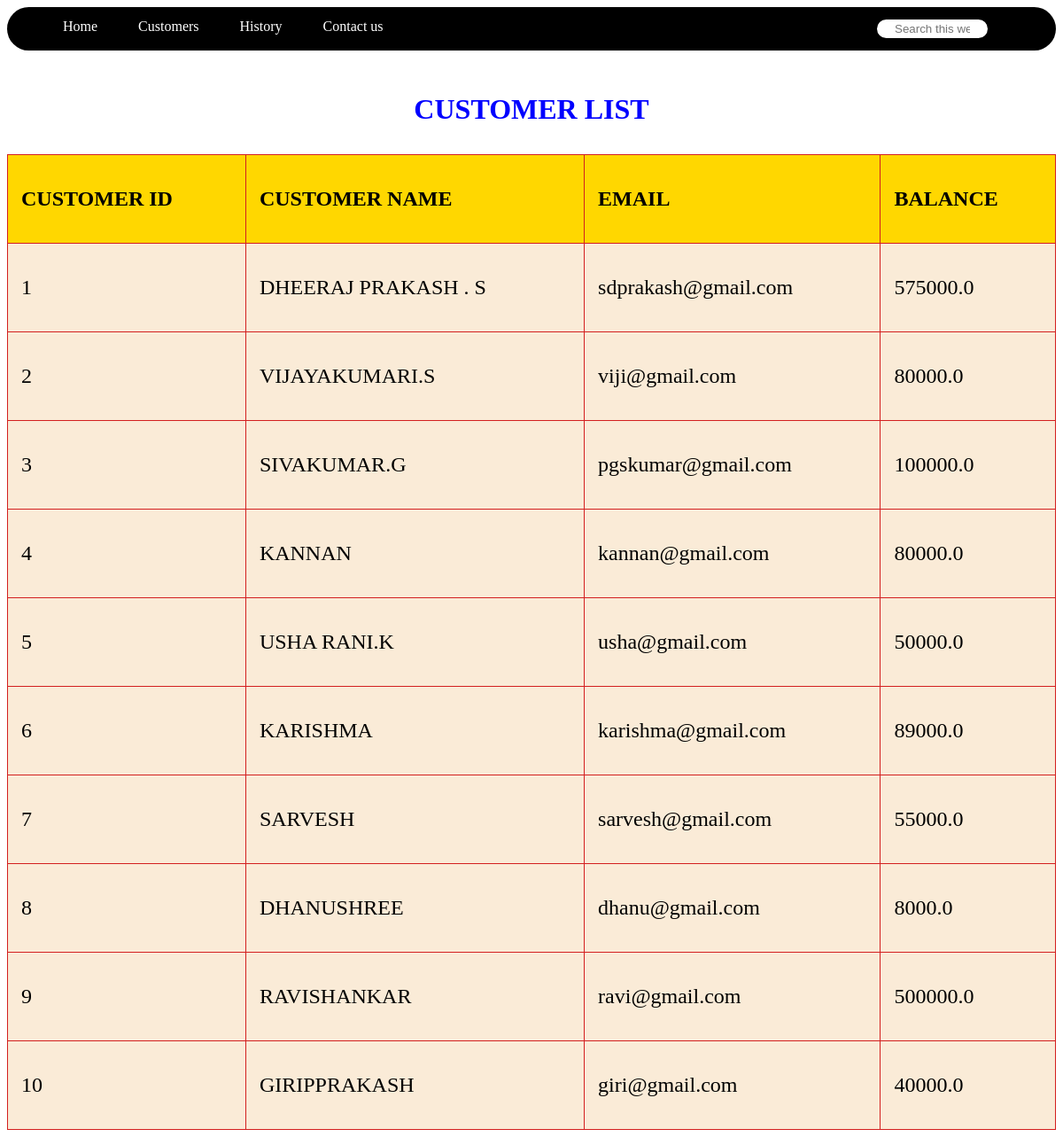
/customer/list/, run on an earlier commit of the app's database.
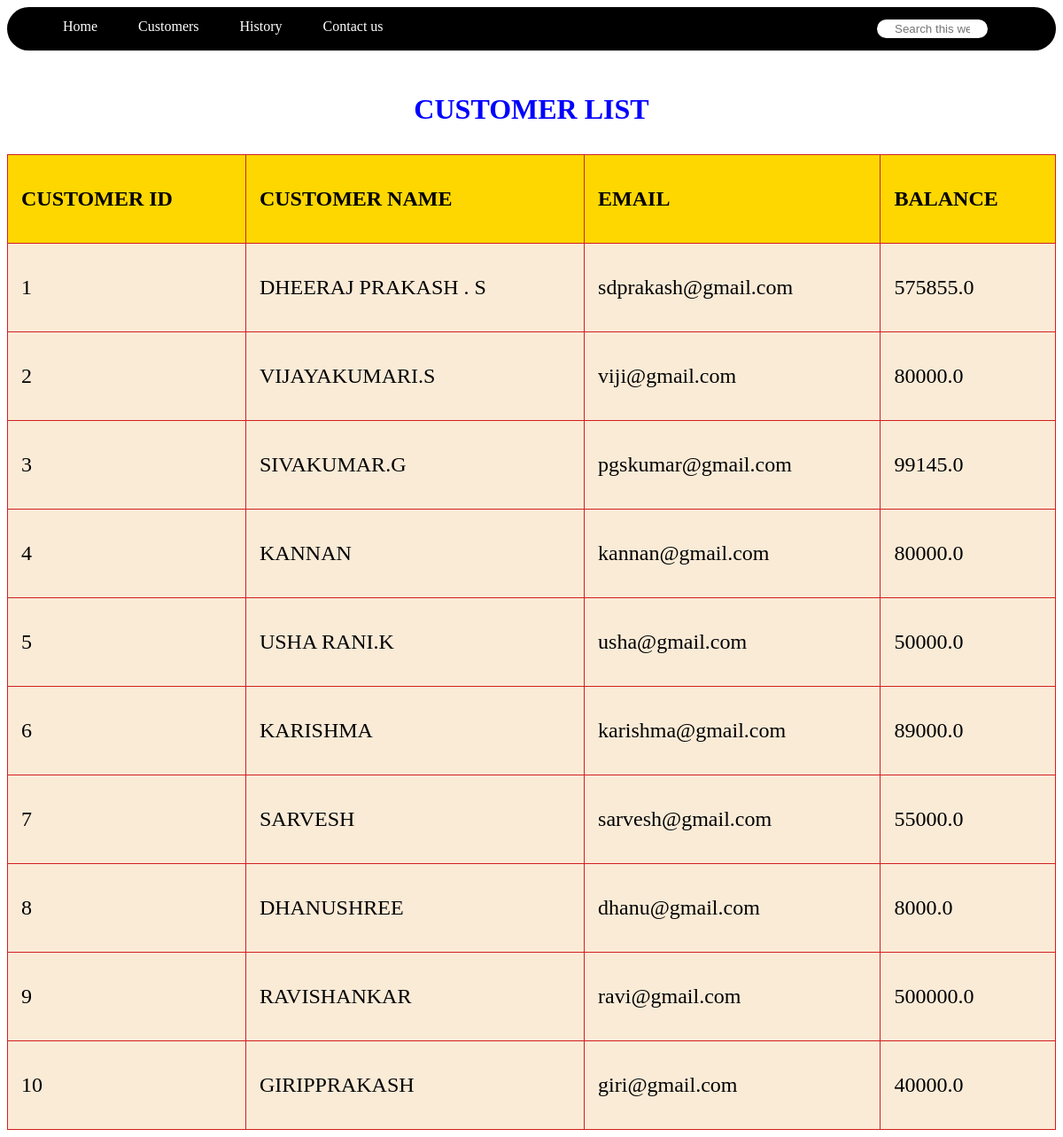
And on a later commit of the database.
### CUSTOMERS/models.py (models this page shows, shortened)
class customer(models.Model):
    idd = models.IntegerField(default=0)
    name = models.CharField(max_length=50)
    email = models.EmailField(max_length=100)
    balance = models.FloatField()

### CUSTOMERS/views.py (the view)
# urls.py: path('list/', views.customer_list, name='customer_list'),
def customer_list(request):
    all_customer_list = customer.objects.all().order_by('idd')
    return render(request, 'customers.html',{'customer_list':all_customer_list})

### templates/customers.html (shortened to what this page needs)
{% load static %}
<link href="{% static 'css/dom.css' %}" rel="stylesheet">
<!DOCTYPE html>
<html lang="en">
<head>
</head>
<body>
    <header>
        <nav class="navbar">
            <ul>
                <li><a href="/">Home</a></li>
                <li><a href="{% url 'customer:customer_list' %}">Customers</a></li>
                <li><a href="{% url 'customer:history' %}">History</a></li>
                <li><a href="#">Contact us</a></li>
                <div class="search">
                    <input type="text" name="search" id="search" placeholder="Search this website">
                </div>
            </ul>
        </nav>
    </header>
    <div class="title">
        <p style="
        color: blue;">CUSTOMER LIST</p>
    </div>
    <div class="cust" id="customers" style="overflow-x:auto;">
        <table>
            <tr height="100px">
                <th>CUSTOMER ID</th>
                <th>CUSTOMER NAME</th>
                <th>EMAIL</th>
                <th>BALANCE</th>
            </tr>
            {% for customer in customer_list %}
            <tr id="hai" height="100px">
                <td>{{customer.idd}}</td>
                <td><a href="{% url 'customer:profile' customer.id %}"
                        style="color: inherit; text-decoration: none;">{{customer.name}}</a></td>
                <td><a href="{% url 'customer:profile' customer.id %}"
                        style="color: inherit; text-decoration: none;">{{customer.email}}</a>
                </td>
                <td><a href="{% url 'customer:profile' customer.id %}"
                        style="color: inherit; text-decoration: none;">{{customer.balance}}</a></td>
            </tr>
            {% endfor%}
        </table>
    </div>
</body>
</html>

What changed in the data, as far as the page shows it:
changed customer "DHEERAJ PRAKASH . S": balance "575000.0" → "575855.0"
changed customer "SIVAKUMAR.G": balance "100000.0" → "99145.0"
